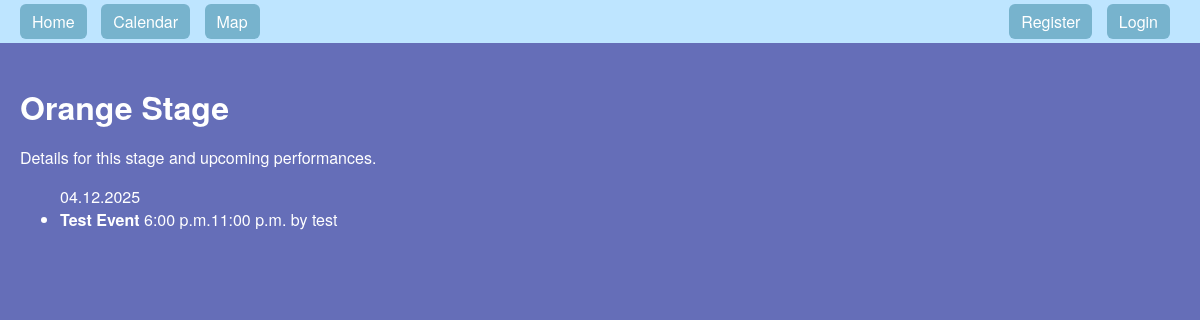
/api/stage/3/, run on an earlier commit of the app's database.
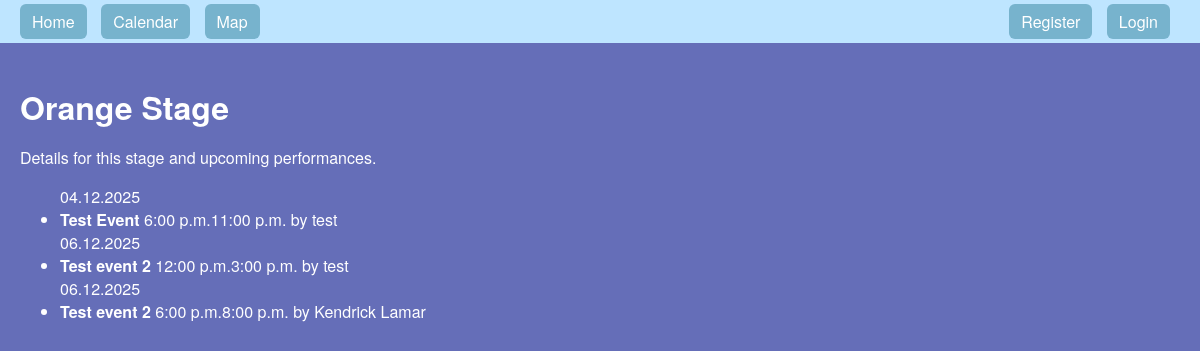
And on a later commit of the database.
### festify/models.py (models this page shows, shortened)
class Performance(models.Model):
    event = models.ForeignKey(Event, on_delete=models.CASCADE, related_name="performances")
    artist = models.ForeignKey(Artist, on_delete=models.CASCADE, related_name="performances")
    stage = models.ForeignKey(Stage, on_delete=models.CASCADE, related_name="performances")
    title = models.CharField(max_length=200, blank=True)
    start_time = models.TimeField()
    end_time = models.TimeField()
    description = models.TextField(blank=True)

class Event(models.Model):
    host = models.ForeignKey(User, on_delete=models.CASCADE, related_name='hosted_events')
    title = models.CharField(max_length=200)
    description = models.TextField()
    start_datetime = models.DateTimeField()
    end_datetime = models.DateTimeField(null=True, blank=True)
    location_name = models.CharField(max_length=200)
    address = models.CharField(max_length=300)
    latitude = models.FloatField(null=True, blank=True)
    longitude = models.FloatField(null=True, blank=True)
    image = models.ImageField(upload_to='event_images/', blank=True, null=True)
    artists = models.ManyToManyField(Artist, blank=True, related_name='events')
    ticket_price = models.DecimalField(max_digits=10, decimal_places=2)
    capacity = models.IntegerField()
    tickets_sold = models.IntegerField(default=0)
    created_at = models.DateTimeField(auto_now_add=True)
    updated_at = models.DateTimeField(auto_now=True)

class Artist(models.Model):
    name = models.CharField(max_length=200)
    genre = models.CharField(max_length=100, blank=True)
    description = models.TextField(blank=True)
    image_url = models.URLField(blank=True)

### festify/views.py (the view)
# urls.py: path("stage/<int:pk>/", views.stage_detail, name="stage-detail"),
def stage_detail(request, pk):
    stage = get_object_or_404(Stage, pk=pk)
    performances = (
        Performance.objects
        .filter(stage=stage)
        .select_related('artist', 'event')
        .order_by('event__start_datetime', 'start_time')
    )
    return render(request, 'events/stage_detail.html', {
        'stage': stage,
        'performances': performances,
    })

### festify/templates/events/stage_detail.html
{% extends "events/base.html" %} {% block content %}
<h1>{{ stage.name }}</h1>
<p>Details for this stage and upcoming performances.</p>
{% if performances %}
<ul>
  {% for perf in performances %}
  {{ perf.event.start_datetime|date:"d.m.Y" }}
  <li>
    <strong>{{ perf.event.title }}</strong>
    {{ perf.start_time|date:"g:i a" }}{{ perf.end_time|date:"g:i a" }}
    {% if perf.artist %} by {{ perf.artist.name }}{% endif %}
  </li>
  {% endfor %}
</ul>
{% else %}
<p>No performances scheduled for this stage.</p>
{% endif %}
{% endblock %}

What changed in the data, as far as the page shows it:
added Performance: event.start_datetime "06.12.2025", event "Test event 2", start_time "12:00 p.m.", end_time "3:00 p.m.", artist.name "test"
added Performance: event.start_datetime "06.12.2025", event "Test event 2", start_time "6:00 p.m.", end_time "8:00 p.m.", artist.name "Kendrick Lamar"
